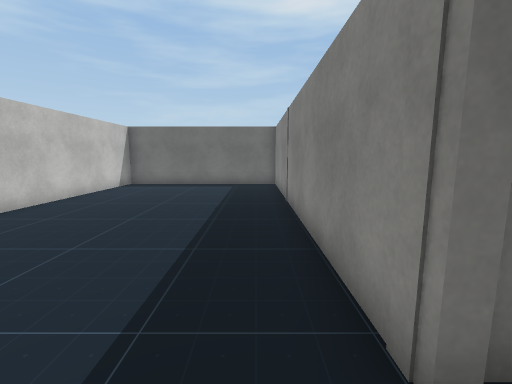
view 1 (above)

19 first-person views from a walk through a Unity game level. The camera is 1.5 m above the floor, tilts 8° down and sees 90° across. Doors are open. The floor is counted in squares, 1 m on a side. Each view is taken from the middle of a square. On the plan, view 1 faces up. The plan holds only what a view shows up to about 13 squares ahead; the rest is blank. The place goes on beyond the plan. The player character is not drawn. Some surface patterns are stand-ins.

view 2
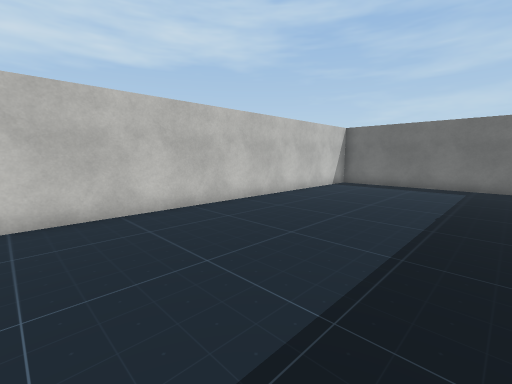

view 3
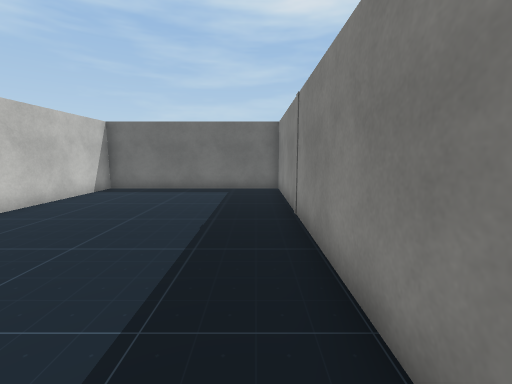

view 4
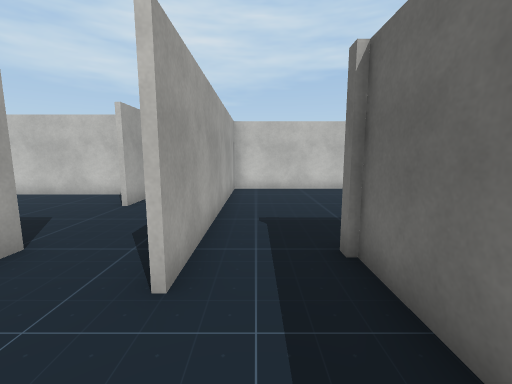

view 5
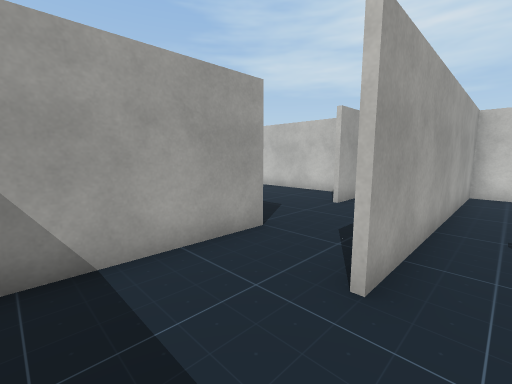

view 6
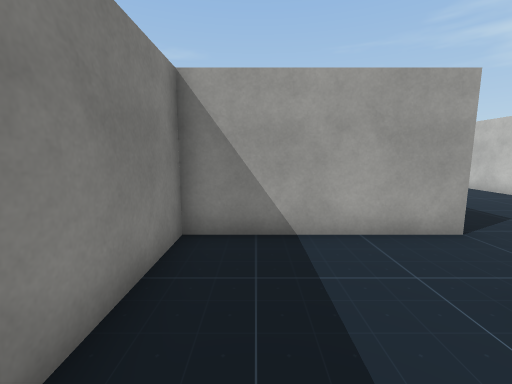

view 7
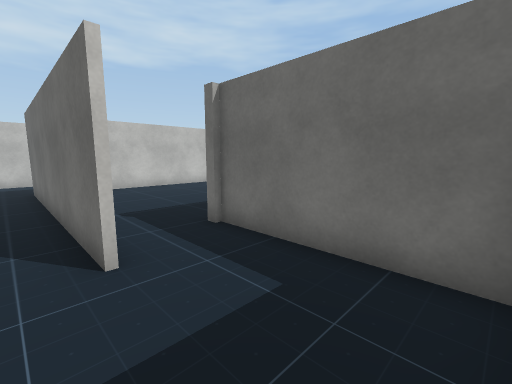

view 8
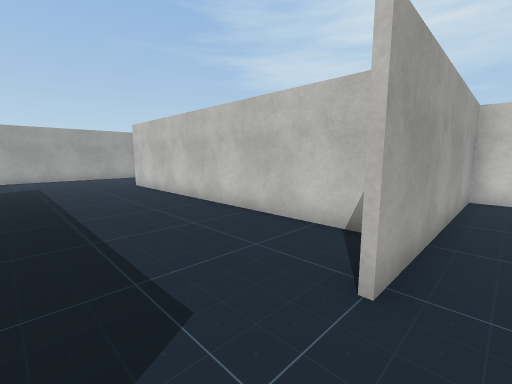

view 9
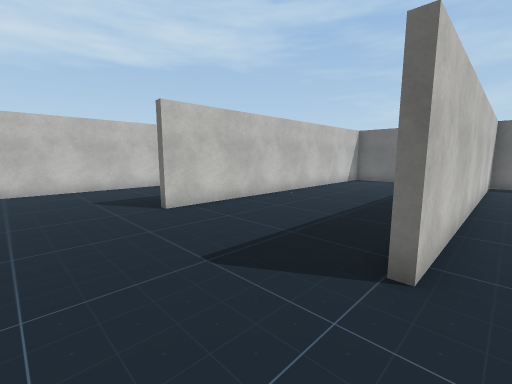

view 10
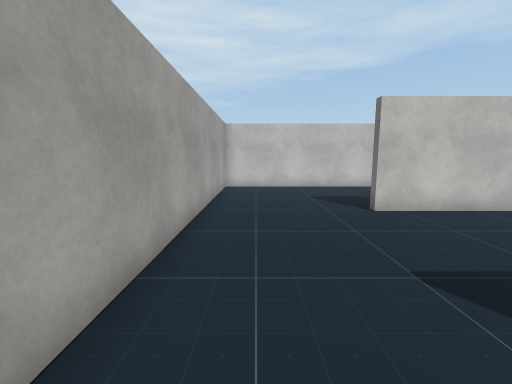

view 11
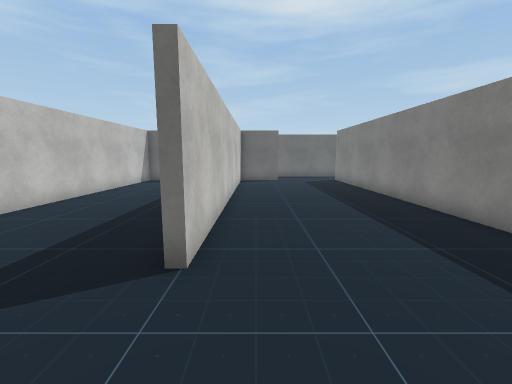

view 12
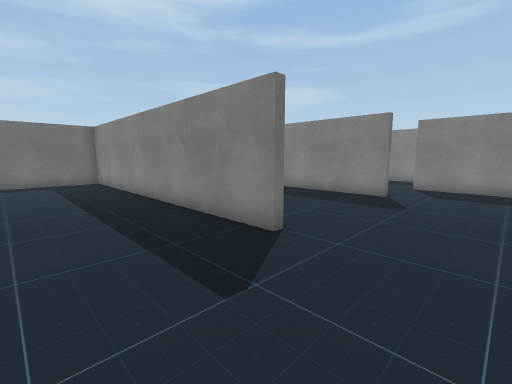

view 13
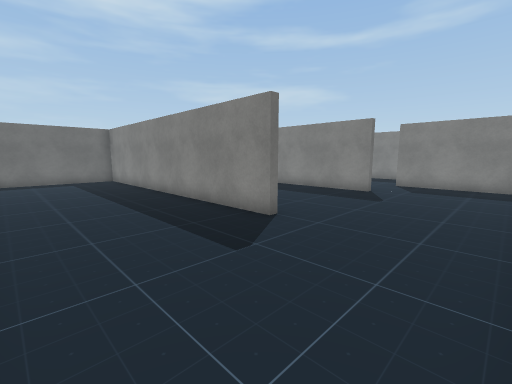

view 14
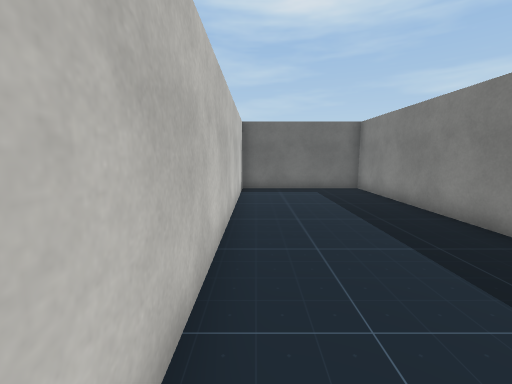

view 15
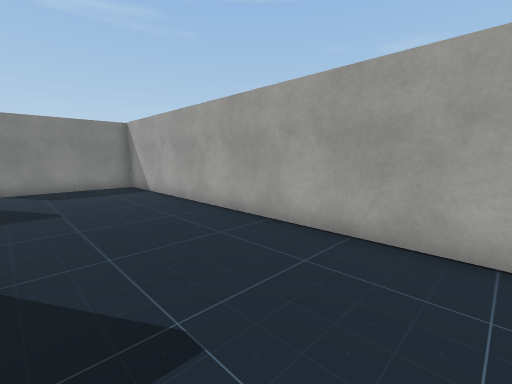

view 16
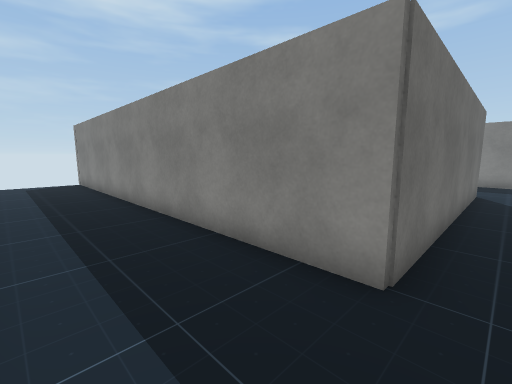

view 17
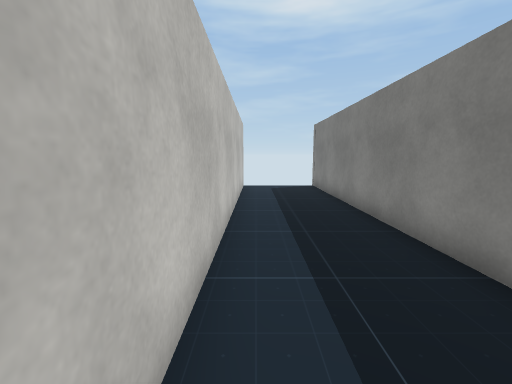

view 18
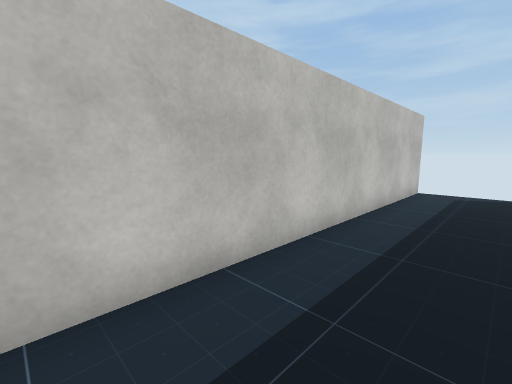

view 19
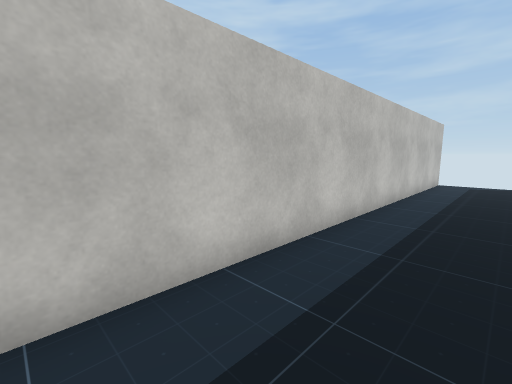

### Floor plan
Points are (right, up) in squares from view 1. A wall is a line through its corners. A room is listed if a view was taken in it or the views show most of it. See-through windows are left out.
Room 1 (views 1, 2, 3)
walls: (1, 1.2) (1, 13.9) (-6.8, 13.9) (-6.8, -1) (2.4, -1); (2.4, 1.5) (1.2, 1.5)
ways out: opening at (1.5, 0.5) to room 2
Room 2 (views 4, 5, 6, 7)
walls: (2.5, -3.8) (6.4, -3.8) (6.4, -0.2); (6.1, 1.5) (2.4, 1.5)
ways out: opening at (1.5, 0.5) to room 1; opening at (1.5, -2.5) to room 3
Room 3 (views 8, 9, 10, 11, 12, 13, 14, 15, 16, 17, 18, 19)
walls: (-4.9, -4.9) (-4.9, -16.8); (-5.2, -16.8) (-5.2, -4.1) (-10.6, -4.1) (-10.6, -21.5) (4.1, -21.5) (4.1, -16.9); (1, -3.8) (2.5, -3.8); (1.3, -15.6) (1.3, -16.8); (1, -16.8) (1, -6.9); (2.4, -1.2) (-7.1, -1.2) (-7.1, 14); (-10.6, 14) (-10.6, -3.8) (-2.6, -3.8)
ways out: opening at (1.5, -2.5) to room 2; opening at (2.5, -16.5); open door at (-8.5, 14)

Positions as (right, up) in squares from view 1, and headings:
1: (0, 0), facing up
2: (0, 0), facing up-left
3: (0, 2), facing up
4: (5, 0), facing left
5: (5, 0), facing down-left
6: (5, 1), facing down
7: (6, -2), facing up-left
8: (0, -3), facing down-left
9: (2, -20), facing up-left
10: (2, -20), facing left
11: (-4, -20), facing up
12: (-9, -20), facing up-right
13: (-10, -21), facing up-right
14: (-10, -16), facing up
15: (-9, -17), facing down-right
16: (-10, -2), facing up-right
17: (-10, 1), facing up
18: (-8, 2), facing up-left
19: (-8, -2), facing up-left
